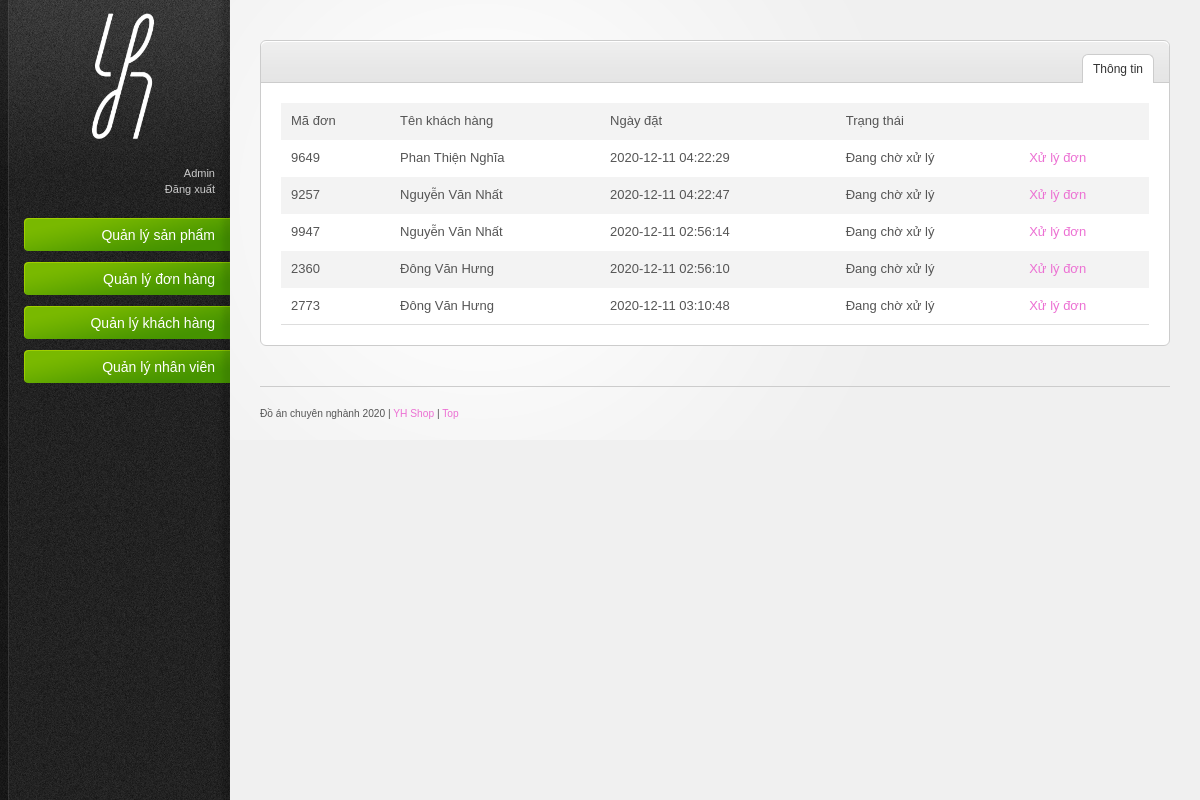
Page /DoAn/admin/dangchoxuly.php (signed in) on the committed database.
### tables this page shows
CREATE TABLE IF NOT EXISTS `donhang` (
  `madonhang` int(10) NOT NULL AUTO_INCREMENT,
  `masp` int(10) NOT NULL,
  `makh` int(10) NOT NULL,
  `soluong` int(11) NOT NULL,
  `gia` int(10) NOT NULL,
  `ma` varchar(50) NOT NULL,
  `ngaydat` timestamp NOT NULL,
  `ngaygiao` datetime DEFAULT NULL,
  `trangthai` int(11) NOT NULL DEFAULT '0',
  `manv` int(11) DEFAULT NULL,
  `manvgh` int(10) DEFAULT NULL,
  PRIMARY KEY (`madonhang`),
  KEY `makh` (`makh`),
  KEY `masp` (`masp`),
  KEY `maquyen` (`manv`),
  KEY `manvgh` (`manvgh`),
  KEY `trangthai` (`trangthai`)
);

CREATE TABLE IF NOT EXISTS `khachhang` (
  `makh` int(10) NOT NULL AUTO_INCREMENT,
  `tenkh` varchar(50) NOT NULL,
  `email` varchar(50) NOT NULL,
  `matkhau` varchar(20) NOT NULL,
  `sodienthoai` varchar(20) NOT NULL,
  `diachi` varchar(100) NOT NULL,
  PRIMARY KEY (`makh`),
  UNIQUE KEY `email` (`email`)
);

### DoAn/admin/subpage/ds_dangchoxuly.php (the view, shortened to what this page needs)
<table border="1">
	<tr>
		<td>Mã đơn</td>
		<td>Tên khách hàng</td>
		<td>Ngày đặt</td>
		<td>Trạng thái</td>
		<td></td>
	</tr>
	<?php
		$dh = $obj->query("SELECT * from donhang, khachhang where donhang.makh=khachhang.makh and donhang.trangthai=0 GROUP BY ma ORDER BY tenkh DESC");
		$data = $dh ->fetchAll();
		foreach ($data as $key => $value) {
	?>
	<tr>
		<td><?php echo $value['ma']?></td>
		<td><?php echo $value['tenkh'] ?></td>
		<td><?php echo $value['ngaydat'] ?></td>
		<td>
		<?php
			if($value['trangthai']==0){
				echo 'Đang chờ xử lý';
			}elseif($value['trangthai']==1){
				echo 'Đã duyệt';
			}elseif($value['trangthai']==2){
				echo 'Đang giao hàng';
			}elseif($value['trangthai']==3){
				echo 'Hoàn thành';
			}else{
				echo 'Đã hủy';
			}
			?>
        </td>
		<td>
			<a href="xulydonhang.php?ma=<?php echo($value['ma']) ?>">Xử lý đơn</a>
		</td>
    <?php
	}
	?>
	</tr>
</table>

### DoAn/admin/resources/css/style.css (style rules this page uses)
html { font-size: 100%; height: 100%; margin-bottom: 1px; }
body { font-family: Arial, Helvetica, sans-serif; color: #555; background: #f0f0f0 url('../images/bg-body.gif') top left repeat-y; font-size: 12px; }
a { color: #ec70d3; text-decoration: none; }
#main-content table { width: 100%; border-collapse: collapse; }
#main-content tbody tr { background: #fff; }
#main-content tbody tr.alt-row { background: #f3f3f3; }
#main-content table td, #main-content table th { padding: 10px; line-height: 1.3em; }

### rows in the picture
donhang: ma "9649", makh.tenkh "Phan Thiện Nghĩa", ngaydat "2020-12-11 04:22:29", shows "Đang chờ xử lý"
donhang: ma "9257", makh.tenkh "Nguyễn Văn Nhất", ngaydat "2020-12-11 04:22:47", shows "Đang chờ xử lý"
donhang: ma "9947", makh.tenkh "Nguyễn Văn Nhất", ngaydat "2020-12-11 02:56:14", shows "Đang chờ xử lý"
donhang: ma "2360", makh.tenkh "Đông Văn Hưng", ngaydat "2020-12-11 02:56:10", shows "Đang chờ xử lý"
donhang: ma "2773", makh.tenkh "Đông Văn Hưng", ngaydat "2020-12-11 03:10:48", shows "Đang chờ xử lý"

### other values in the picture
$_SESSION['admin'] "Admin"
